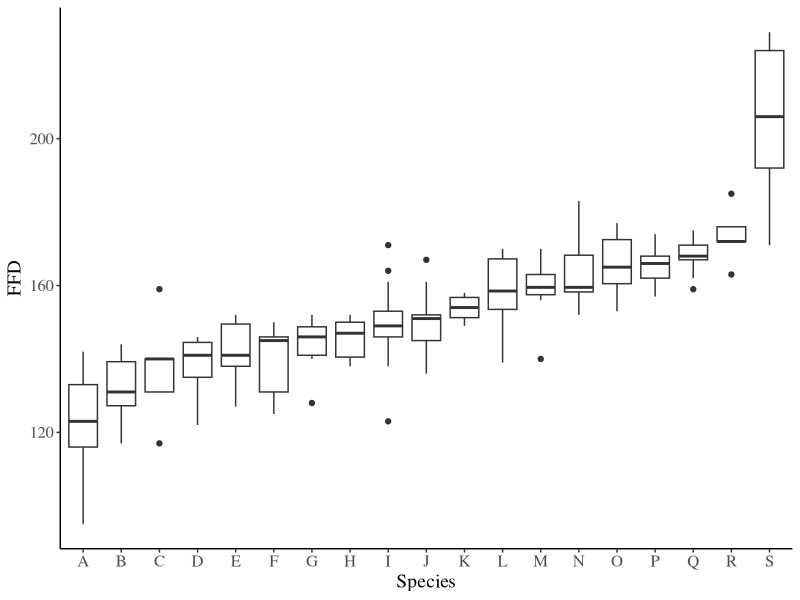
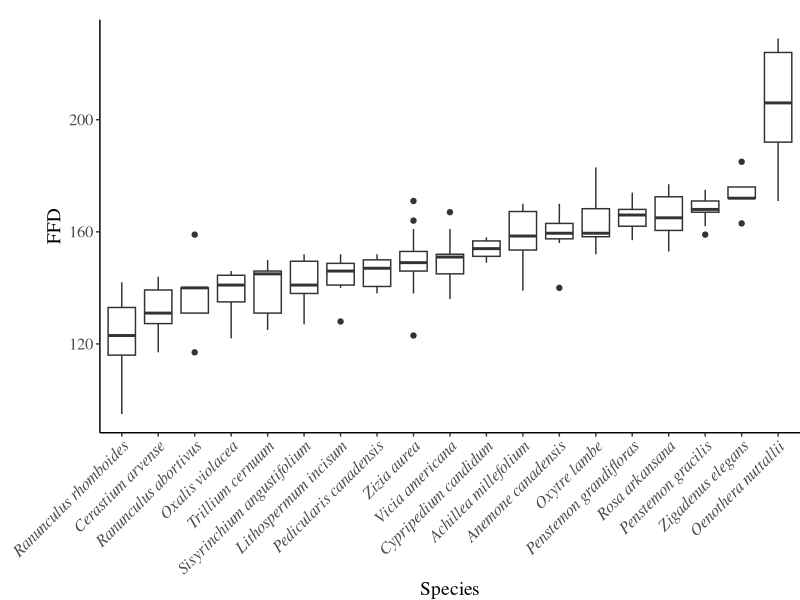

The R script that drew these images, in order:
#' First flowering data box plots for all species

library(ggplot2)

ffd4 <- read.csv(file="Data/FFD_boxplot.csv",header=T, stringsAsFactors = F)
# make boxplots

z <- ggplot(ffd4, aes(ID, FFD))+
  geom_boxplot()+
  theme_classic() +
  ylab("FFD")+ 
  xlab("Species") +
  theme(text = element_text(family = "serif"),
        axis.text.y=element_text(size=12),
        axis.title.y=element_text(size=14),
        axis.text.x=element_text(size = 12),
        axis.title.x=element_text(size = 14))
plot(z)


ffd4_nona <- na.omit(ffd4)
aggregate(ffd4_nona$FFD,         # Median by group
          list(ffd4_nona$Name),
          median)

library(forcats)
z_names <- ggplot(ffd4, aes(x=reorder(Name, FFD, na.rm = TRUE), y = FFD))+
  geom_boxplot()+
  theme_classic() +
  ylab("FFD")+ 
  xlab("Species") +
  theme(text = element_text(family = "serif"),
        axis.text.y=element_text(size=12),
        axis.title.y=element_text(size=14),
        axis.text.x=element_text(size = 12, angle = 45, vjust = 1, hjust = 1, face = "italic"),
        axis.title.x=element_text(size = 14),
        plot.margin = margin(0.5,0,0,1.2, "cm"))
plot(z_names)
